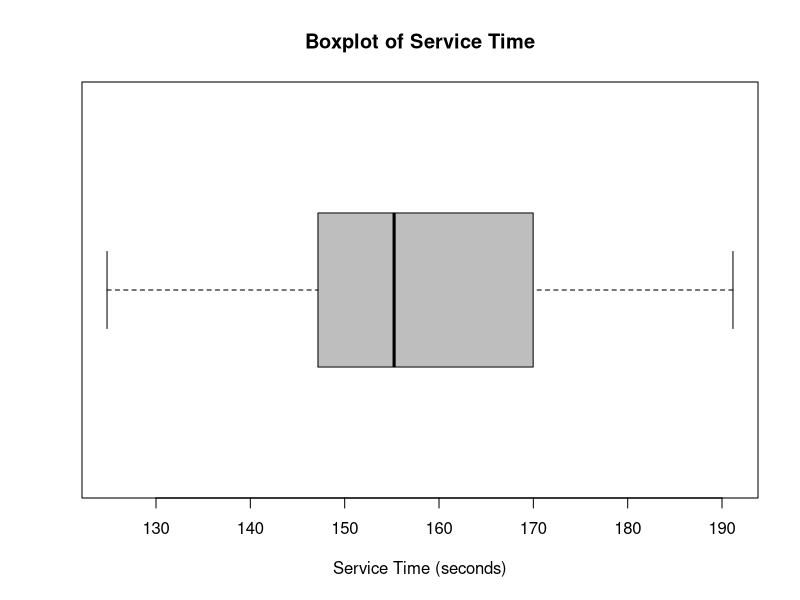
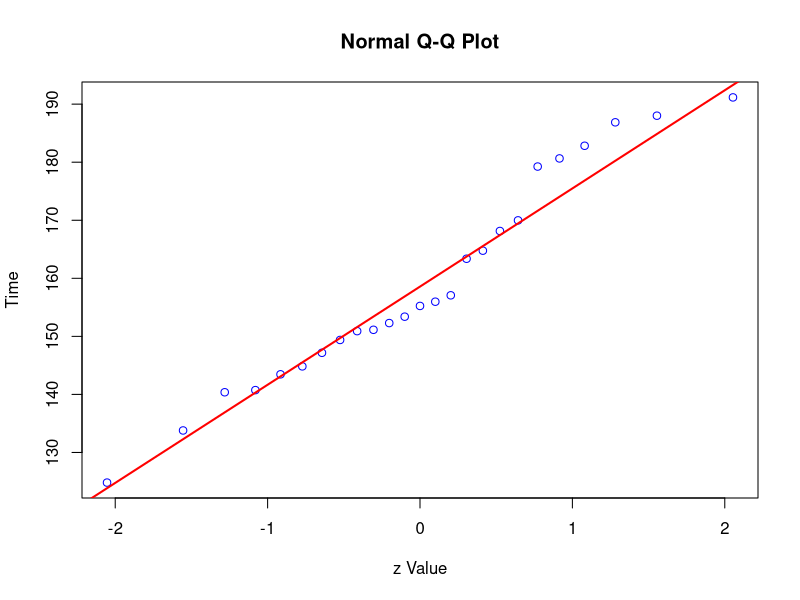

Here is the R script that generated these plots, in order:
## import data
McDonalds = read.csv("McDonalds.csv")

attach(McDonalds)

Time

## point estimate for population mean
mean(Time)

## 95% confidence interval 
t.test(Time)


#############################################


## 99% confidence interval
t.test(Time, conf.level=0.99)

## 99% confidence interval
t.test(Time, conf.level=0.999999999999)

## 100% confidence interval
t.test(Time, conf.level=1)

## t test, two direction # note DF: Degree of Freedom
t.test(Time, mu=174.22)
## t test, left direction < mu=174.22
t.test(Time, alternative = "less", mu=174.22)
## t test, right direction > mu=174.22
t.test(Time, alternative = "great", mu=174.22)

## visualise the sample data
boxplot(Time, horizontal=TRUE, col="grey",
        main="Boxplot of Service Time",
        xlab="Service Time (seconds)")

## one-tail t test
t.test(Time, alternative="less", mu=174.22)

## evaluate normality
qqnorm(Time, col="blue", xlab="z Value", 
       ylab="Time")
qqline(Time, col="red", lwd=2)

detach(McDonalds)
